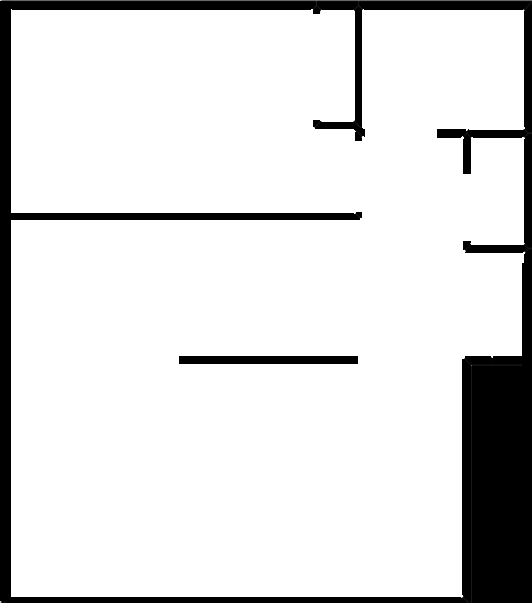
#> input picture plan.png, 532 x 603 px
$ python image_loader.py
#> lines starting #> are read from the running program, lines starting #| are printed output that depends on the picture; after the words box and inside, x2 and y2 are one past the last pixel; in counts of white or black regions, pixels touching at a corner belong together
import numpy as np
import matplotlib.pyplot as plt
import matplotlib.colors as color
import cv2
from scipy.special import hankel1, hankel2, hankel1e, hankel2e


img = cv2.imread("plan.png", 0)
#> img is the input picture: shape (603, 532); min 0, max 255, mean 222.3

XX = np.linspace(0, img.shape[1], img.shape[1])
#> XX = 532 values from 0 to 532
YY = np.linspace(0, img.shape[0], img.shape[0])
#> YY = 603 values from 0 to 603

k = (2 * np.pi) / (12.5 * 10**-4)


dx = 1
dy = 1


X, Y = np.meshgrid(XX, YY)


source_size = 80
source_x = 200
source_y = 200

source = np.maximum(source_size**3-(X-source_x)**2-(Y-source_y)**2, 1)

field = np.ones(X.shape)

permissivity = np.full(X.shape, 100)

for i, row in enumerate(source):
    for j, elem in enumerate(row):
        if(img[i][j]) < 100:
            permissivity[i][j] = 1
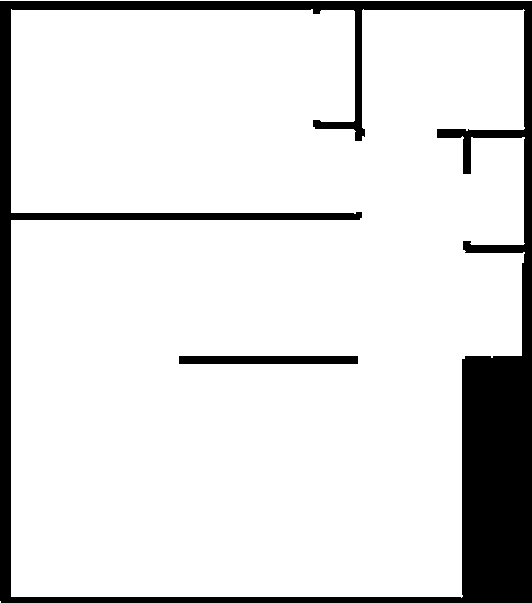
#> permissivity: shape (603, 532) int64; values 1 (black) and 100 (white), 87.2% white; 2 black regions, box (x1, y1, x2, y2) and area: (0, 1, 532, 603) 39477, (179, 356, 358, 364) 1432


plt.imshow(source, cmap='hot')
plt.show()
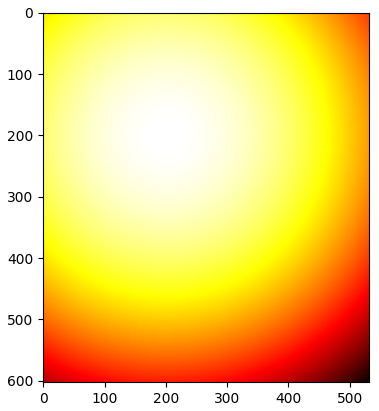
#> figure drawn by matplotlib, 1 panel


print(field.shape)
#| (603, 532)
print(source.shape)
#| (603, 532)


for i in range(1,source.shape[0]-1):
    for j in range(1,source.shape[1]-1):
        # print("i: {0}".format(i))
        # print(j)

        field[i][j] = source[i][j]/(((field[i+1][j]+field[i-1][j]-2*field[i][j])/(dx**2) +
                            (field[i][j+1]+field[i][j-1]-2*field[i][j])/(dy**2)) +
                            (k**2/permissivity[i][j]**2)* field[i][j])
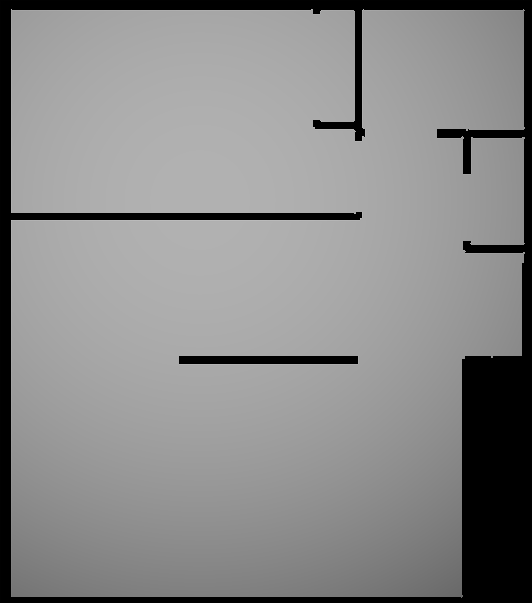
#> field: shape (603, 532) float64; min 0.00953, max 192.4, mean 138


print(field)
#> (printed output is left out)
# field = np.absolute(field)

plt.imshow(field, cmap='hot')
plt.show()

$ run again, with Helmholtz_first.png copied over plan.png
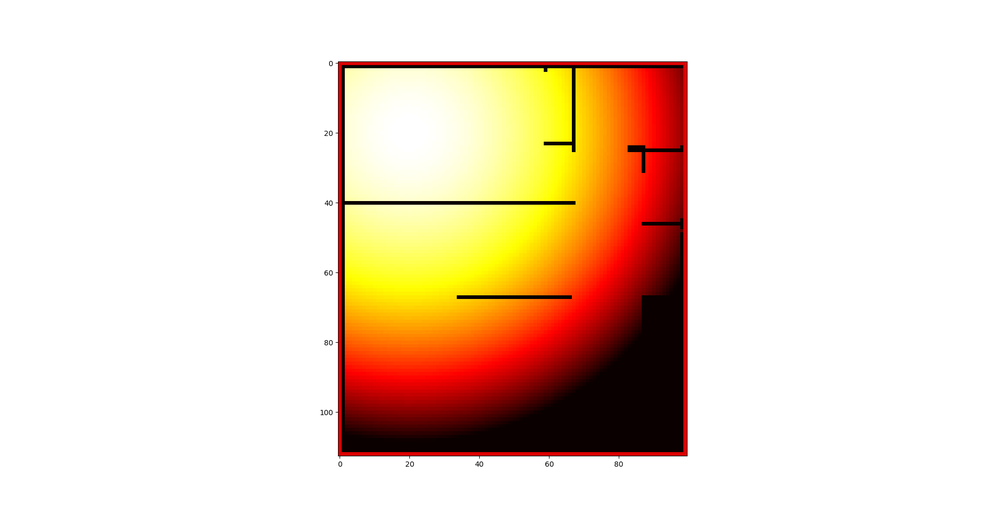
#> input picture Helmholtz_first.png, 1000 x 512 px, shrunk from 1920 x 983 before the run
#> after the loop `for i, row in enumerate(source):`:
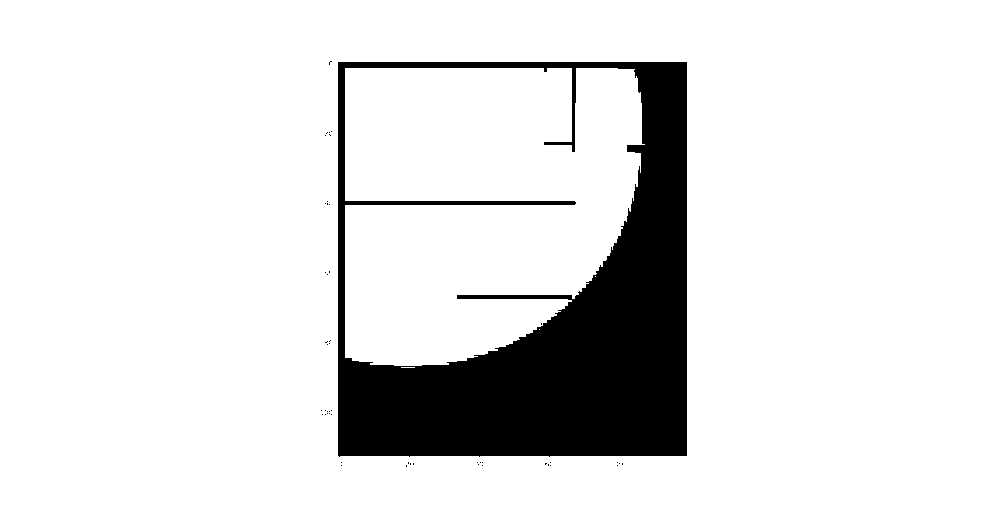
#> permissivity: shape (512, 1000) int64; values 1 (black) and 100 (white), 87.8% white; 48 black regions (47 under 20 px), largest, box (x1, y1, x2, y2) and area: (338, 62, 687, 457) 62606
#| (512, 1000)
#| (512, 1000)
#> after the loop `for i in range(1,source.shape[0]-1):`:
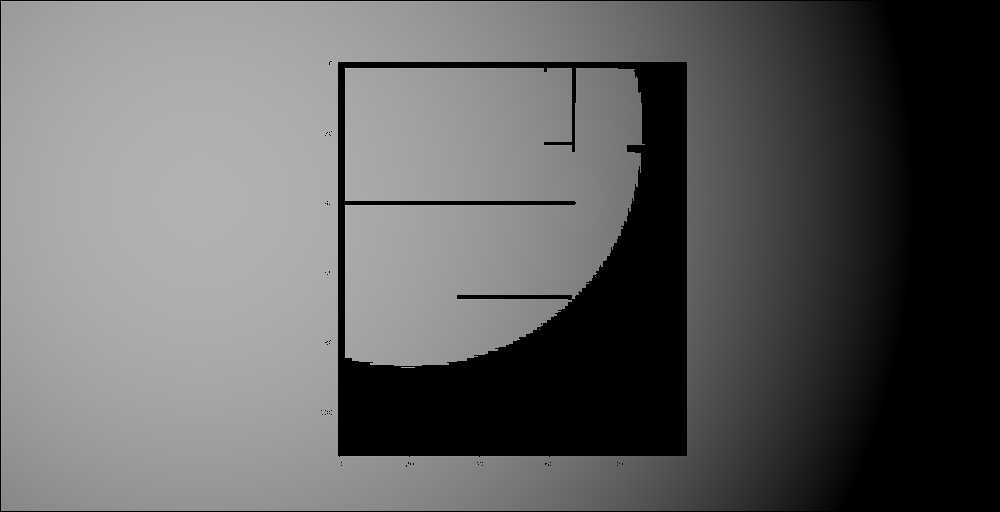
#> field: shape (512, 1000) float64; min 0.000396, max 194.6, mean 98.3
#> (printed output is left out)
